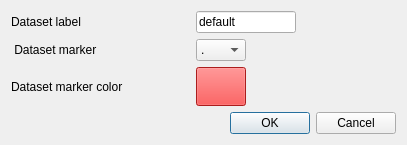
<?xml version="1.0" encoding="UTF-8"?>
<ui version="4.0">
 <class>Dialog</class>
 <widget class="QDialog" name="Dialog">
  <property name="geometry">
   <rect>
    <x>0</x>
    <y>0</y>
    <width>407</width>
    <height>145</height>
   </rect>
  </property>
  <property name="windowTitle">
   <string>Dialog</string>
  </property>
  <layout class="QGridLayout" name="gridLayout">
   <item row="1" column="0">
    <widget class="QLabel" name="label_2">
     <property name="maximumSize">
      <size>
       <width>1000</width>
       <height>16777215</height>
      </size>
     </property>
     <property name="text">
      <string> Dataset marker</string>
     </property>
     <property name="alignment">
      <set>Qt::AlignLeading|Qt::AlignLeft|Qt::AlignVCenter</set>
     </property>
    </widget>
   </item>
   <item row="0" column="0">
    <widget class="QLabel" name="label">
     <property name="maximumSize">
      <size>
       <width>1000</width>
       <height>16777215</height>
      </size>
     </property>
     <property name="text">
      <string>Dataset label</string>
     </property>
     <property name="alignment">
      <set>Qt::AlignLeading|Qt::AlignLeft|Qt::AlignVCenter</set>
     </property>
    </widget>
   </item>
   <item row="2" column="0">
    <widget class="QLabel" name="label_3">
     <property name="maximumSize">
      <size>
       <width>1000</width>
       <height>16777215</height>
      </size>
     </property>
     <property name="text">
      <string>Dataset marker color</string>
     </property>
     <property name="alignment">
      <set>Qt::AlignLeading|Qt::AlignLeft|Qt::AlignVCenter</set>
     </property>
    </widget>
   </item>
   <item row="0" column="1">
    <widget class="QLineEdit" name="datasetlabel_tb">
     <property name="sizePolicy">
      <sizepolicy hsizetype="Preferred" vsizetype="Fixed">
       <horstretch>0</horstretch>
       <verstretch>0</verstretch>
      </sizepolicy>
     </property>
     <property name="maximumSize">
      <size>
       <width>100</width>
       <height>16777215</height>
      </size>
     </property>
     <property name="text">
      <string>default</string>
     </property>
     <property name="alignment">
      <set>Qt::AlignLeading|Qt::AlignLeft|Qt::AlignVCenter</set>
     </property>
    </widget>
   </item>
   <item row="3" column="1">
    <widget class="QDialogButtonBox" name="okcancelbuttons">
     <property name="sizePolicy">
      <sizepolicy hsizetype="Preferred" vsizetype="Fixed">
       <horstretch>0</horstretch>
       <verstretch>0</verstretch>
      </sizepolicy>
     </property>
     <property name="maximumSize">
      <size>
       <width>200</width>
       <height>16777215</height>
      </size>
     </property>
     <property name="orientation">
      <enum>Qt::Horizontal</enum>
     </property>
     <property name="standardButtons">
      <set>QDialogButtonBox::Cancel|QDialogButtonBox::Ok</set>
     </property>
    </widget>
   </item>
   <item row="2" column="1">
    <widget class="QPushButton" name="markercolor_button">
     <property name="sizePolicy">
      <sizepolicy hsizetype="Preferred" vsizetype="Fixed">
       <horstretch>0</horstretch>
       <verstretch>0</verstretch>
      </sizepolicy>
     </property>
     <property name="maximumSize">
      <size>
       <width>50</width>
       <height>50</height>
      </size>
     </property>
     <property name="styleSheet">
      <string notr="true">background-color: rgb(239, 41, 41);</string>
     </property>
     <property name="text">
      <string/>
     </property>
     <property name="flat">
      <bool>false</bool>
     </property>
    </widget>
   </item>
   <item row="1" column="1">
    <widget class="QComboBox" name="datasetmarker_combo">
     <property name="maximumSize">
      <size>
       <width>50</width>
       <height>16777215</height>
      </size>
     </property>
     <item>
      <property name="text">
       <string>.</string>
      </property>
     </item>
     <item>
      <property name="text">
       <string/>
      </property>
     </item>
     <item>
      <property name="text">
       <string>*</string>
      </property>
     </item>
     <item>
      <property name="text">
       <string>,</string>
      </property>
     </item>
     <item>
      <property name="text">
       <string>o</string>
      </property>
     </item>
     <item>
      <property name="text">
       <string>v</string>
      </property>
     </item>
     <item>
      <property name="text">
       <string>^</string>
      </property>
     </item>
     <item>
      <property name="text">
       <string>&lt;</string>
      </property>
     </item>
     <item>
      <property name="text">
       <string>&gt;</string>
      </property>
     </item>
     <item>
      <property name="text">
       <string>1</string>
      </property>
     </item>
     <item>
      <property name="text">
       <string>2</string>
      </property>
     </item>
     <item>
      <property name="text">
       <string>3</string>
      </property>
     </item>
     <item>
      <property name="text">
       <string>4</string>
      </property>
     </item>
     <item>
      <property name="text">
       <string>8</string>
      </property>
     </item>
     <item>
      <property name="text">
       <string>s</string>
      </property>
     </item>
     <item>
      <property name="text">
       <string>p</string>
      </property>
     </item>
     <item>
      <property name="text">
       <string>P</string>
      </property>
     </item>
     <item>
      <property name="text">
       <string>h</string>
      </property>
     </item>
     <item>
      <property name="text">
       <string>H</string>
      </property>
     </item>
     <item>
      <property name="text">
       <string>+</string>
      </property>
     </item>
     <item>
      <property name="text">
       <string>x</string>
      </property>
     </item>
     <item>
      <property name="text">
       <string>X</string>
      </property>
     </item>
     <item>
      <property name="text">
       <string>d</string>
      </property>
     </item>
     <item>
      <property name="text">
       <string>D</string>
      </property>
     </item>
     <item>
      <property name="text">
       <string>|</string>
      </property>
     </item>
     <item>
      <property name="text">
       <string>_</string>
      </property>
     </item>
    </widget>
   </item>
  </layout>
 </widget>
 <resources/>
 <connections>
  <connection>
   <sender>okcancelbuttons</sender>
   <signal>accepted()</signal>
   <receiver>Dialog</receiver>
   <slot>accept()</slot>
   <hints>
    <hint type="sourcelabel">
     <x>248</x>
     <y>254</y>
    </hint>
    <hint type="destinationlabel">
     <x>157</x>
     <y>274</y>
    </hint>
   </hints>
  </connection>
  <connection>
   <sender>okcancelbuttons</sender>
   <signal>rejected()</signal>
   <receiver>Dialog</receiver>
   <slot>reject()</slot>
   <hints>
    <hint type="sourcelabel">
     <x>316</x>
     <y>260</y>
    </hint>
    <hint type="destinationlabel">
     <x>286</x>
     <y>274</y>
    </hint>
   </hints>
  </connection>
 </connections>
</ui>
